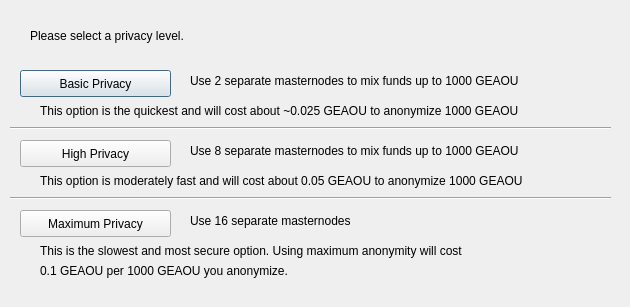
<?xml version="1.0" encoding="UTF-8"?>
<ui version="4.0">
 <class>DarksendConfig</class>
 <widget class="QDialog" name="DarksendConfig">
  <property name="geometry">
   <rect>
    <x>0</x>
    <y>0</y>
    <width>630</width>
    <height>307</height>
   </rect>
  </property>
  <property name="windowTitle">
   <string>Configure Darksend</string>
  </property>
  <widget class="QPushButton" name="buttonBasic">
   <property name="geometry">
    <rect>
     <x>20</x>
     <y>70</y>
     <width>151</width>
     <height>27</height>
    </rect>
   </property>
   <property name="text">
    <string>Basic Privacy</string>
   </property>
  </widget>
  <widget class="QPushButton" name="buttonHigh">
   <property name="geometry">
    <rect>
     <x>20</x>
     <y>140</y>
     <width>151</width>
     <height>27</height>
    </rect>
   </property>
   <property name="text">
    <string>High Privacy</string>
   </property>
  </widget>
  <widget class="QPushButton" name="buttonMax">
   <property name="geometry">
    <rect>
     <x>20</x>
     <y>210</y>
     <width>151</width>
     <height>27</height>
    </rect>
   </property>
   <property name="text">
    <string>Maximum Privacy</string>
   </property>
  </widget>
  <widget class="QLabel" name="label">
   <property name="geometry">
    <rect>
     <x>30</x>
     <y>20</y>
     <width>571</width>
     <height>31</height>
    </rect>
   </property>
   <property name="text">
    <string>Please select a privacy level.</string>
   </property>
  </widget>
  <widget class="QLabel" name="label_2">
   <property name="geometry">
    <rect>
     <x>190</x>
     <y>70</y>
     <width>421</width>
     <height>21</height>
    </rect>
   </property>
   <property name="text">
    <string>Use 2 separate masternodes to mix funds up to 1000 GEAOU</string>
   </property>
  </widget>
  <widget class="QLabel" name="label_3">
   <property name="geometry">
    <rect>
     <x>190</x>
     <y>140</y>
     <width>411</width>
     <height>21</height>
    </rect>
   </property>
   <property name="text">
    <string>Use 8 separate masternodes to mix funds up to 1000 GEAOU</string>
   </property>
  </widget>
  <widget class="QLabel" name="label_4">
   <property name="geometry">
    <rect>
     <x>190</x>
     <y>210</y>
     <width>421</width>
     <height>21</height>
    </rect>
   </property>
   <property name="text">
    <string>Use 16 separate masternodes</string>
   </property>
  </widget>
  <widget class="QLabel" name="label_6">
   <property name="geometry">
    <rect>
     <x>40</x>
     <y>100</y>
     <width>561</width>
     <height>21</height>
    </rect>
   </property>
   <property name="text">
    <string>This option is the quickest and will cost about ~0.025 GEAOU to anonymize 1000 GEAOU</string>
   </property>
  </widget>
  <widget class="QLabel" name="label_7">
   <property name="geometry">
    <rect>
     <x>40</x>
     <y>170</y>
     <width>561</width>
     <height>21</height>
    </rect>
   </property>
   <property name="text">
    <string>This option is moderately fast and will cost about 0.05 GEAOU to anonymize 1000 GEAOU</string>
   </property>
  </widget>
  <widget class="QLabel" name="label_8">
   <property name="geometry">
    <rect>
     <x>40</x>
     <y>240</y>
     <width>561</width>
     <height>21</height>
    </rect>
   </property>
   <property name="text">
    <string>This is the slowest and most secure option. Using maximum anonymity will cost</string>
   </property>
  </widget>
  <widget class="QLabel" name="label_9">
   <property name="geometry">
    <rect>
     <x>40</x>
     <y>260</y>
     <width>561</width>
     <height>21</height>
    </rect>
   </property>
   <property name="text">
    <string>0.1 GEAOU per 1000 GEAOU you anonymize.</string>
   </property>
  </widget>
  <widget class="Line" name="line">
   <property name="geometry">
    <rect>
     <x>10</x>
     <y>120</y>
     <width>601</width>
     <height>16</height>
    </rect>
   </property>
   <property name="orientation">
    <enum>Qt::Horizontal</enum>
   </property>
  </widget>
  <widget class="Line" name="line_2">
   <property name="geometry">
    <rect>
     <x>10</x>
     <y>190</y>
     <width>601</width>
     <height>16</height>
    </rect>
   </property>
   <property name="orientation">
    <enum>Qt::Horizontal</enum>
   </property>
  </widget>
 </widget>
 <resources/>
 <connections/>
</ui>
